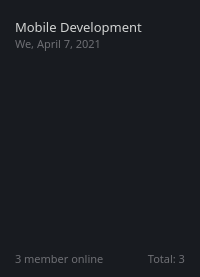
                 <widget class="QFrame" name="frame_44">
                  <property name="styleSheet">
                   <string notr="true">background-color: #181b20;
border-radius: 20px;
border-top-left-radius: 0px;
border-bottom-left-radius: 0px;</string>
                  </property>
                  <property name="frameShape">
                   <enum>QFrame::NoFrame</enum>
                  </property>
                  <property name="frameShadow">
                   <enum>QFrame::Raised</enum>
                  </property>
                  <layout class="QVBoxLayout" name="verticalLayout_12">
                   <property name="spacing">
                    <number>10</number>
                   </property>
                   <property name="topMargin">
                    <number>18</number>
                   </property>
                   <item>
                    <widget class="QFrame" name="frame_45">
                     <property name="frameShape">
                      <enum>QFrame::NoFrame</enum>
                     </property>
                     <property name="frameShadow">
                      <enum>QFrame::Raised</enum>
                     </property>
                     <layout class="QHBoxLayout" name="horizontalLayout_20">
                      <property name="spacing">
                       <number>0</number>
                      </property>
                      <property name="leftMargin">
                       <number>0</number>
                      </property>
                      <property name="topMargin">
                       <number>0</number>
                      </property>
                      <property name="rightMargin">
                       <number>0</number>
                      </property>
                      <property name="bottomMargin">
                       <number>0</number>
                      </property>
                      <item>
                       <widget class="QFrame" name="frame_46">
                        <property name="maximumSize">
                         <size>
                          <width>16777215</width>
                          <height>40</height>
                         </size>
                        </property>
                        <property name="frameShape">
                         <enum>QFrame::NoFrame</enum>
                        </property>
                        <property name="frameShadow">
                         <enum>QFrame::Raised</enum>
                        </property>
                        <layout class="QVBoxLayout" name="verticalLayout_13">
                         <property name="spacing">
                          <number>0</number>
                         </property>
                         <property name="leftMargin">
                          <number>4</number>
                         </property>
                         <property name="topMargin">
                          <number>0</number>
                         </property>
                         <property name="rightMargin">
                          <number>4</number>
                         </property>
                         <property name="bottomMargin">
                          <number>0</number>
                         </property>
                         <item>
                          <widget class="QFrame" name="frame_47">
                           <property name="minimumSize">
                            <size>
                             <width>0</width>
                             <height>0</height>
                            </size>
                           </property>
                           <property name="maximumSize">
                            <size>
                             <width>16777215</width>
                             <height>20</height>
                            </size>
                           </property>
                           <property name="frameShape">
                            <enum>QFrame::NoFrame</enum>
                           </property>
                           <property name="frameShadow">
                            <enum>QFrame::Raised</enum>
                           </property>
                           <layout class="QHBoxLayout" name="horizontalLayout_21">
                            <property name="spacing">
                             <number>0</number>
                            </property>
                            <property name="leftMargin">
                             <number>0</number>
                            </property>
                            <property name="topMargin">
                             <number>0</number>
                            </property>
                            <property name="rightMargin">
                             <number>0</number>
                            </property>
                            <property name="bottomMargin">
                             <number>0</number>
                            </property>
                            <item>
                             <widget class="QLabel" name="label_19">
                              <property name="font">
                               <font>
                                <family>Poppins</family>
                                <pointsize>10</pointsize>
                                <weight>50</weight>
                                <bold>false</bold>
                               </font>
                              </property>
                              <property name="styleSheet">
                               <string notr="true">color: #d1d3d2;</string>
                              </property>
                              <property name="frameShape">
                               <enum>QFrame::NoFrame</enum>
                              </property>
                              <property name="text">
                               <string>Mobile Development</string>
                              </property>
                              <property name="textFormat">
                               <enum>Qt::AutoText</enum>
                              </property>
                             </widget>
                            </item>
                            <item>
                             <widget class="QPushButton" name="pushButton_9">
                              <property name="maximumSize">
                               <size>
                                <width>16</width>
                                <height>16</height>
                               </size>
                              </property>
                              <property name="styleSheet">
                               <string notr="true">background-color: transparent;
border: none;</string>
                              </property>
                              <property name="text">
                               <string/>
                              </property>
                              <property name="icon">
                               <iconset>
                                <normaloff>../../PicoSoft-project/icons/buttonRight.png</normaloff>../../PicoSoft-project/icons/buttonRight.png</iconset>
                              </property>
                             </widget>
                            </item>
                           </layout>
                          </widget>
                         </item>
                         <item>
                          <widget class="QLabel" name="label_20">
                           <property name="maximumSize">
                            <size>
                             <width>16777215</width>
                             <height>15</height>
                            </size>
                           </property>
                           <property name="font">
                            <font>
                             <family>Poppins</family>
                             <pointsize>8</pointsize>
                            </font>
                           </property>
                           <property name="styleSheet">
                            <string notr="true">color: #6e6f74;</string>
                           </property>
                           <property name="text">
                            <string>We, April 7, 2021</string>
                           </property>
                          </widget>
                         </item>
                        </layout>
                       </widget>
                      </item>
                     </layout>
                    </widget>
                   </item>
                   <item>
                    <widget class="ProgressCircularChart" name="frame_48">
                     <property name="sizePolicy">
                      <sizepolicy hsizetype="Preferred" vsizetype="Expanding">
                       <horstretch>0</horstretch>
                       <verstretch>0</verstretch>
                      </sizepolicy>
                     </property>
                     <property name="minimumSize">
                      <size>
                       <width>0</width>
                       <height>140</height>
                      </size>
                     </property>
                     <property name="frameShape">
                      <enum>QFrame::NoFrame</enum>
                     </property>
                     <property name="frameShadow">
                      <enum>QFrame::Raised</enum>
                     </property>
                    </widget>
                   </item>
                   <item>
                    <widget class="ProfilesContainer" name="frame_49">
                     <property name="maximumSize">
                      <size>
                       <width>16777215</width>
                       <height>30</height>
                      </size>
                     </property>
                     <property name="frameShape">
                      <enum>QFrame::NoFrame</enum>
                     </property>
                     <property name="frameShadow">
                      <enum>QFrame::Raised</enum>
                     </property>
                     <layout class="QHBoxLayout" name="horizontalLayout_33">
                      <property name="spacing">
                       <number>0</number>
                      </property>
                      <property name="leftMargin">
                       <number>0</number>
                      </property>
                      <property name="topMargin">
                       <number>0</number>
                      </property>
                      <property name="rightMargin">
                       <number>5</number>
                      </property>
                      <property name="bottomMargin">
                       <number>0</number>
                      </property>
                      <item>
                       <widget class="ProfilesContainer" name="frame_69">
                        <property name="minimumSize">
                         <size>
                          <width>0</width>
                          <height>30</height>
                         </size>
                        </property>
                        <property name="frameShape">
                         <enum>QFrame::StyledPanel</enum>
                        </property>
                        <property name="frameShadow">
                         <enum>QFrame::Raised</enum>
                        </property>
                       </widget>
                      </item>
                      <item>
                       <widget class="QPushButton" name="pushButton_15">
                        <property name="maximumSize">
                         <size>
                          <width>10</width>
                          <height>10</height>
                         </size>
                        </property>
                        <property name="cursor">
                         <cursorShape>PointingHandCursor</cursorShape>
                        </property>
                        <property name="styleSheet">
                         <string notr="true">border: none;</string>
                        </property>
                        <property name="text">
                         <string/>
                        </property>
                        <property name="icon">
                         <iconset>
                          <normaloff>../../PicoSoft-project/icons/plus.png</normaloff>../../PicoSoft-project/icons/plus.png</iconset>
                        </property>
                       </widget>
                      </item>
                     </layout>
                    </widget>
                   </item>
                   <item>
                    <widget class="QFrame" name="frame_50">
                     <property name="maximumSize">
                      <size>
                       <width>16777215</width>
                       <height>30</height>
                      </size>
                     </property>
                     <property name="frameShape">
                      <enum>QFrame::NoFrame</enum>
                     </property>
                     <property name="frameShadow">
                      <enum>QFrame::Raised</enum>
                     </property>
                     <layout class="QHBoxLayout" name="horizontalLayout_22">
                      <property name="spacing">
                       <number>0</number>
                      </property>
                      <property name="leftMargin">
                       <number>4</number>
                      </property>
                      <property name="topMargin">
                       <number>0</number>
                      </property>
                      <property name="rightMargin">
                       <number>4</number>
                      </property>
                      <property name="bottomMargin">
                       <number>0</number>
                      </property>
                      <item>
                       <widget class="QLabel" name="label_21">
                        <property name="maximumSize">
                         <size>
                          <width>16777215</width>
                          <height>15</height>
                         </size>
                        </property>
                        <property name="font">
                         <font>
                          <family>Poppins</family>
                          <pointsize>8</pointsize>
                         </font>
                        </property>
                        <property name="styleSheet">
                         <string notr="true">color: #6e6f74;</string>
                        </property>
                        <property name="text">
                         <string>3 member online</string>
                        </property>
                       </widget>
                      </item>
                      <item>
                       <widget class="QLabel" name="label_22">
                        <property name="maximumSize">
                         <size>
                          <width>16777215</width>
                          <height>15</height>
                         </size>
                        </property>
                        <property name="font">
                         <font>
                          <family>Poppins</family>
                          <pointsize>8</pointsize>
                         </font>
                        </property>
                        <property name="styleSheet">
                         <string notr="true">color: #6e6f74;</string>
                        </property>
                        <property name="text">
                         <string>Total: 3</string>
                        </property>
                        <property name="alignment">
                         <set>Qt::AlignRight|Qt::AlignTrailing|Qt::AlignVCenter</set>
                        </property>
                       </widget>
                      </item>
                     </layout>
                    </widget>
                   </item>
                  </layout>
                 </widget>
